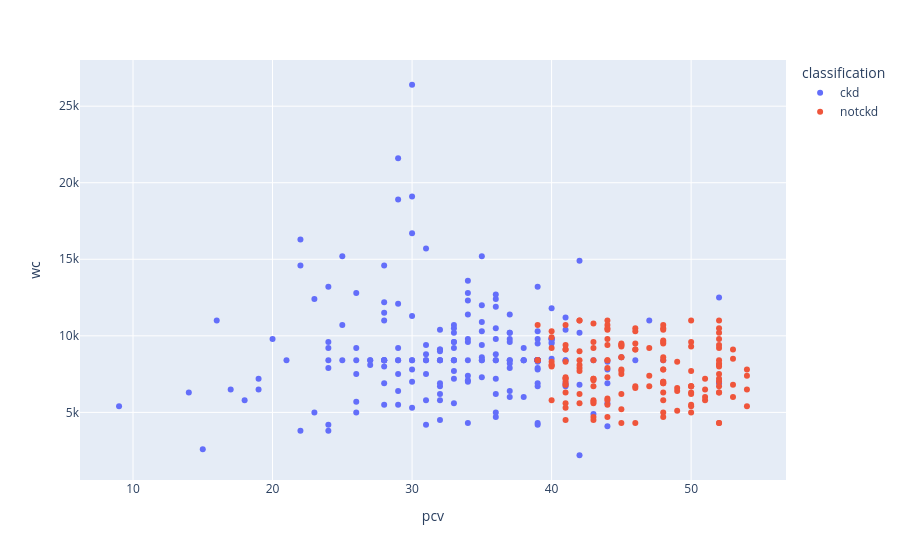

Notebook source saved alongside this figure:
### Code cell
import plotly.express as px
vis = px.scatter(df_kd, x="pcv", y="wc", color="classification")
vis.show()

### Figure 1 — Plotly figure (JSON) as saved in the notebook; plotly's stock layout.template omitted (floating-point values rounded to 4 significant figures; data arrays with more than 128 entries replaced by an {"elided": "..."} marker saying what was removed)
{"data": [{"hovertemplate": "classification=ckd<br>pcv=%{x}<br>wc=%{y}<extra></extra>", "legendgroup": "ckd", "marker": {"color": "#636efa", "symbol": "circle"}, "mode": "markers", "name": "ckd", "orientation": "v", "showlegend": true, "type": "scatter", "x": {"elided": "250 int values"}, "xaxis": "x", "y": {"elided": "250 int values"}, "yaxis": "y"}, {"hovertemplate": "classification=notckd<br>pcv=%{x}<br>wc=%{y}<extra></extra>", "legendgroup": "notckd", "marker": {"color": "#EF553B", "symbol": "circle"}, "mode": "markers", "name": "notckd", "orientation": "v", "showlegend": true, "type": "scatter", "x": {"elided": "150 int values"}, "xaxis": "x", "y": {"elided": "150 int values"}, "yaxis": "y"}], "layout": {"autosize": true, "legend": {"title": {"text": "classification"}, "tracegroupgap": 0}, "margin": {"t": 60}, "xaxis": {"anchor": "y", "autorange": true, "domain": [0, 1], "range": [6.266, 56.73], "title": {"text": "pcv"}, "type": "linear"}, "yaxis": {"anchor": "x", "autorange": true, "domain": [0, 1], "range": [326.2, 28270.0], "title": {"text": "wc"}, "type": "linear"}}}
